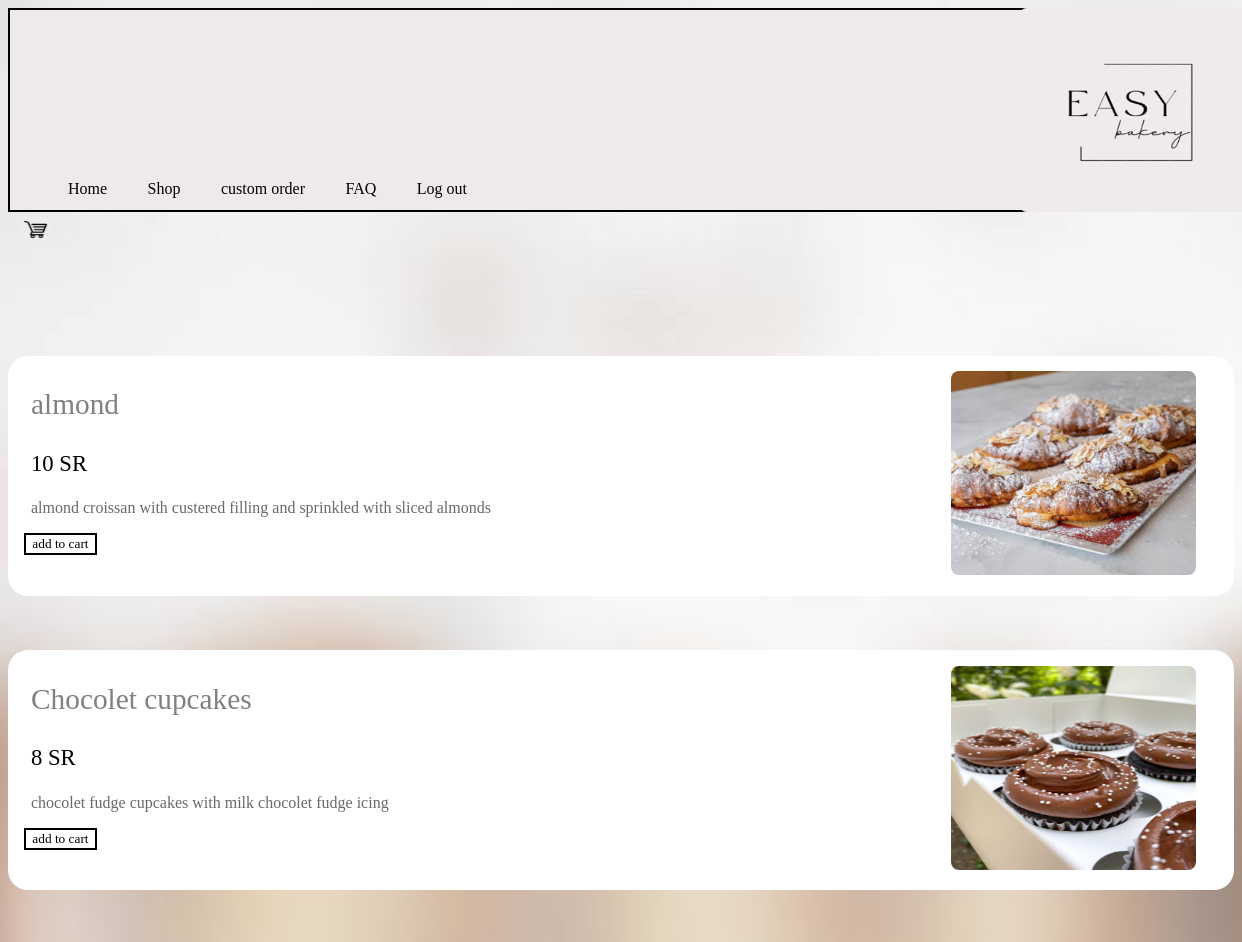
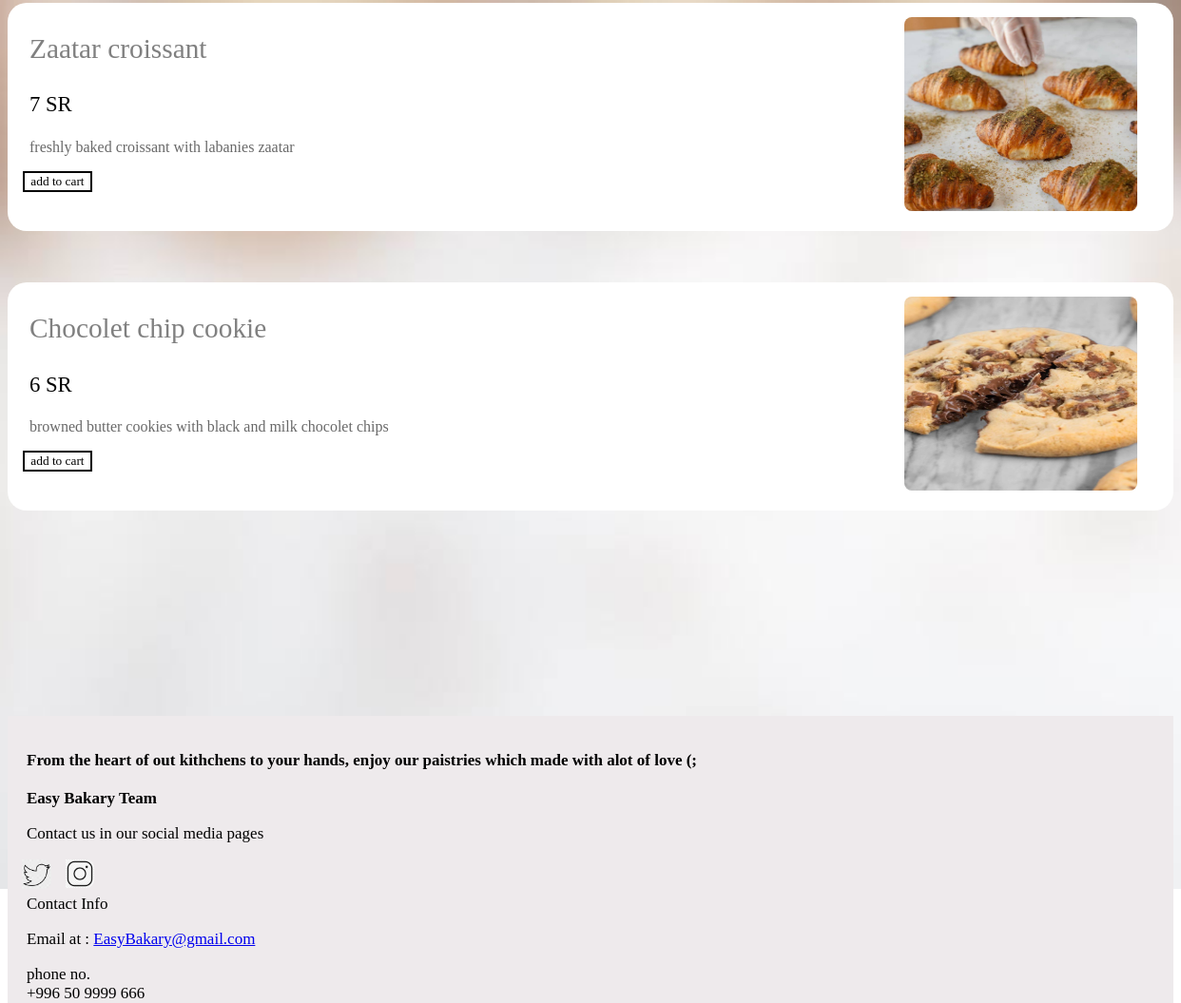
The page /shop.php on the database its author committed (2 pictures, top to bottom).
### tables this page shows
CREATE TABLE `product` (
  `id` int(5) NOT NULL,
  `name` varchar(20) NOT NULL,
  `description` varchar(100) NOT NULL,
  `price` int(10) NOT NULL,
  `image` varchar(100) NOT NULL
);

### shop.php (the view, shortened to what this page needs)
  <?php
  $conn=mysqli_connect("localhost","root","","easybakery");
  ?>
<!DOCTYPE html>
<html>
   <head>
	  <link rel = "stylesheet" type = "text/css"
         href = "CSSes.css">
   </head>
   <div>
	<img id="logoEB" src="logoHP.jpg" alt="logo" /> </div>
    <div>
  <header>
  <div id="header1">
<ul>
        <li><a href="homePage.php" >Home</a></li>
        <li><a href="shop.php" >Shop</a></li>
		 <li><a href="customOrder.php" >custom order</a></li>
			 <li><a href="faq.html" >FAQ</a></li>
         <li><a href="logout.php" >Log out</a> </li>
     </ul>
    <a href="cart.php"><img src="cart.jpg" alt="cart"style="width:31px; height:25px; float:left; padding-left:10px; "  ></a>
    </div><br><br>
  </header>
  <body>
  <br><br>
	    <?php
      $select_products = mysqli_query($conn, "SELECT * FROM `product`");
      if(mysqli_num_rows($select_products) > 0){
         while($fetch_product = mysqli_fetch_assoc($select_products)){
			echo "<br><br><br><br>";
      ?>
	  <div id="shop">
	   <table width="80%">
    <tr>
	   <td><form action="shop.php" method="GET">
	  <p style="Font-size:22pt; color:gray; "> <?php echo $fetch_product['name']; ?> </p>
	  <p style="Font-size:17pt; color:black; "> <?php echo $fetch_product['price']; ?> SR</p>
	  <img src="uploaded_img/<?php echo $fetch_product['image']; ?>" alt="prodect image" id="picSh0p">
 <label> <p style="Font-size:12pt; color: dimgray; "> <?php echo $fetch_product['description']; ?> </p>
<button type="submit" name="submit" id="button"  style="margin-left:10pt;" >add to cart</button>
    </label> </p> </form>
   </td>
    </tr>
    </table>
	 <?php     };    };  ?>
   </div>
   <br><br>
  </body> <br><br><br><br>
 <footer>
       <br><br> <br><br> <br><br>
                    <div id="footer" >
					<br>
					 <p><strong>From the heart of out kithchens to your hands, enjoy our paistries which made with alot of love (; <br> <br> Easy Bakary Team </strong> </p>
					 <p> Contact us in our social media pages </p>
					 <div>
		<a href="https://twitter.com/explore"><img src="twiter.jpg" alt="twitter" style="width:31px;height:31px; float:left;  padding-left:15px;"></a>
				</div> <div>
				<a href="https://www.instagram.com/"><img src="insta.jpg" alt="instagram" style="width:30px;height:30px; float:left;  padding-left:15px;"></a>
				</div>	<br>
					  <p> Contact Info </p>
					  <p> Email at :
			  <a href="mailto:easybakary@gmail.com">   EasyBakary@gmail.com</a></p>
			  <p> phone no. <br> +996 50 9999 666 <p>
					</div>
</footer>
	</html>

### CSSes.css (style rules this page uses)
#footer { height:auto; background-color:#EEEAEC; width: 100%; font-size: 17px; }
p { padding-left:20px; font-family: Times; }
#header1 { height:200px; background-color:#EEEAEC; width: 103%; font-size: 18px; border: 2px double black; font-family: Times; }
#logoEB { float: right; width: 235px; height: 204px; margin-right:-20px; }
ul { color: white; padding-top: 150px; }
ul li { display:inline; font-style: bold; padding-bottom: 15px; padding:14; }
li a { text-decoration:none; font-size: 16px; color: black; padding: 18px; }
body { background-image: url('bk.jpg') ; background-position: center; background-repeat: no-repeat; background-size: cover; }
img { max-width: 70%; height: auto; display: block; margin-left: auto; margin-right: auto; width: 50%; border-radius: 8px; }
#picSh0p { float: right; top:30px; width: 245px; height: 204px; margin-right:-210px; margin-top:-128px; }
#shop { background-color: white; height: 240px; margin-left: auto; margin-right: auto; border-radius: 20px; padding-left:-50px; }
#button { background-color:white; border: 2px double black; font-family: Times; }

### rows shown on the page
product: name "almond", price "10", image (picture), description "almond croissan with custered filling and sprinkled with sliced almonds"
product: name "Chocolet cupcakes", price "8", image (picture), description "chocolet fudge cupcakes with milk chocolet fudge icing"
product: name "Zaatar croissant", price "7", image (picture), description "freshly baked croissant with labanies zaatar"
product: name "Chocolet chip cookie", price "6", image (picture), description "browned butter cookies with black and milk chocolet chips"
